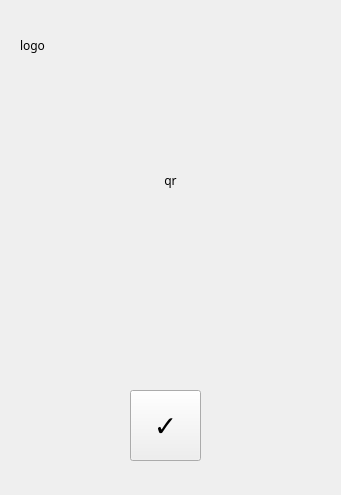
<?xml version="1.0" encoding="UTF-8"?>
<ui version="4.0">
 <class>Form</class>
 <widget class="QWidget" name="Form">
  <property name="geometry">
   <rect>
    <x>0</x>
    <y>0</y>
    <width>341</width>
    <height>495</height>
   </rect>
  </property>
  <property name="font">
   <font>
    <family>함초롬돋움</family>
   </font>
  </property>
  <property name="contextMenuPolicy">
   <enum>Qt::DefaultContextMenu</enum>
  </property>
  <property name="windowTitle">
   <string>QR code 인증</string>
  </property>
  <property name="windowIcon">
   <iconset>
    <normaloff>../../.designer/backup/icon.png</normaloff>../../.designer/backup/icon.png</iconset>
  </property>
  <widget class="QLabel" name="label_qr">
   <property name="geometry">
    <rect>
     <x>30</x>
     <y>10</y>
     <width>281</width>
     <height>341</height>
    </rect>
   </property>
   <property name="text">
    <string>qr</string>
   </property>
   <property name="alignment">
    <set>Qt::AlignCenter</set>
   </property>
  </widget>
  <widget class="QLabel" name="label_logo">
   <property name="geometry">
    <rect>
     <x>20</x>
     <y>20</y>
     <width>51</width>
     <height>51</height>
    </rect>
   </property>
   <property name="text">
    <string>logo</string>
   </property>
  </widget>
  <widget class="QPushButton" name="pushButton_qrcode1">
   <property name="geometry">
    <rect>
     <x>130</x>
     <y>390</y>
     <width>71</width>
     <height>71</height>
    </rect>
   </property>
   <property name="font">
    <font>
     <pointsize>21</pointsize>
    </font>
   </property>
   <property name="text">
    <string>✓</string>
   </property>
  </widget>
  <widget class="QLabel" name="label_text">
   <property name="geometry">
    <rect>
     <x>10</x>
     <y>340</y>
     <width>321</width>
     <height>21</height>
    </rect>
   </property>
   <property name="text">
    <string/>
   </property>
  </widget>
 </widget>
 <resources/>
 <connections/>
</ui>
